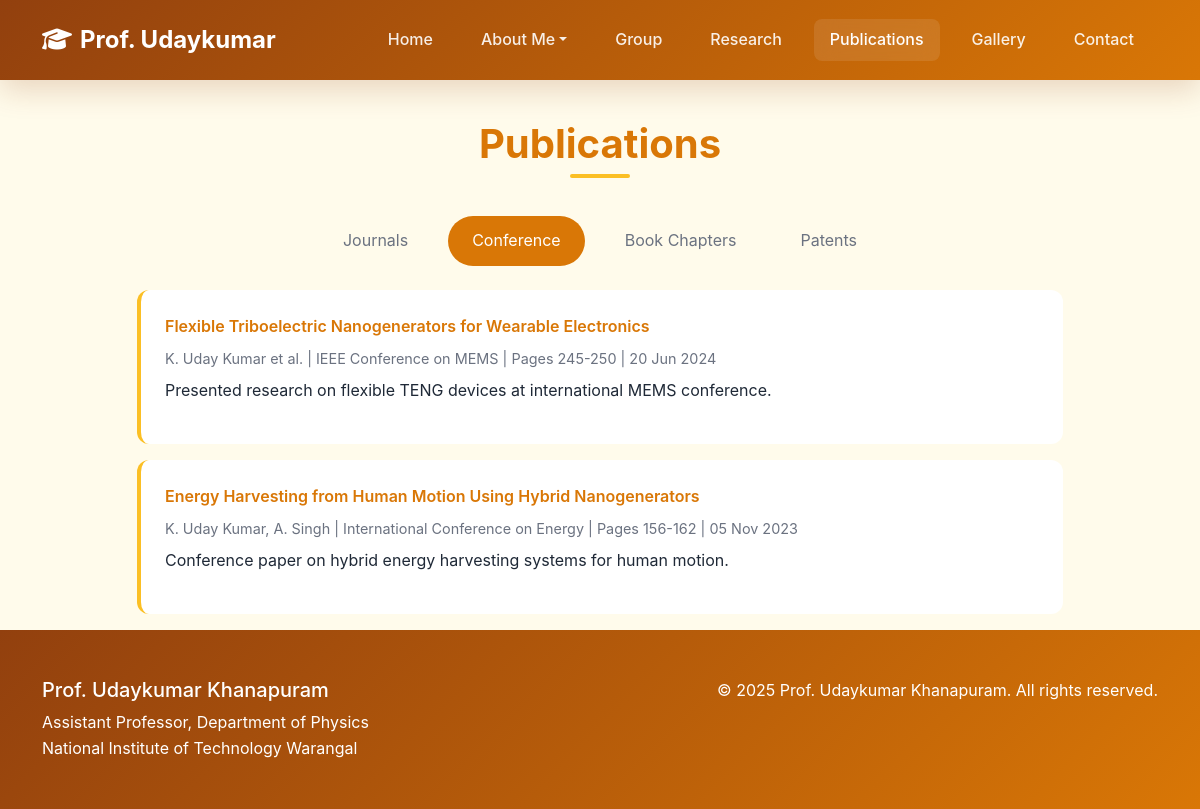
Before: /publications/?category=conference with the older database file.
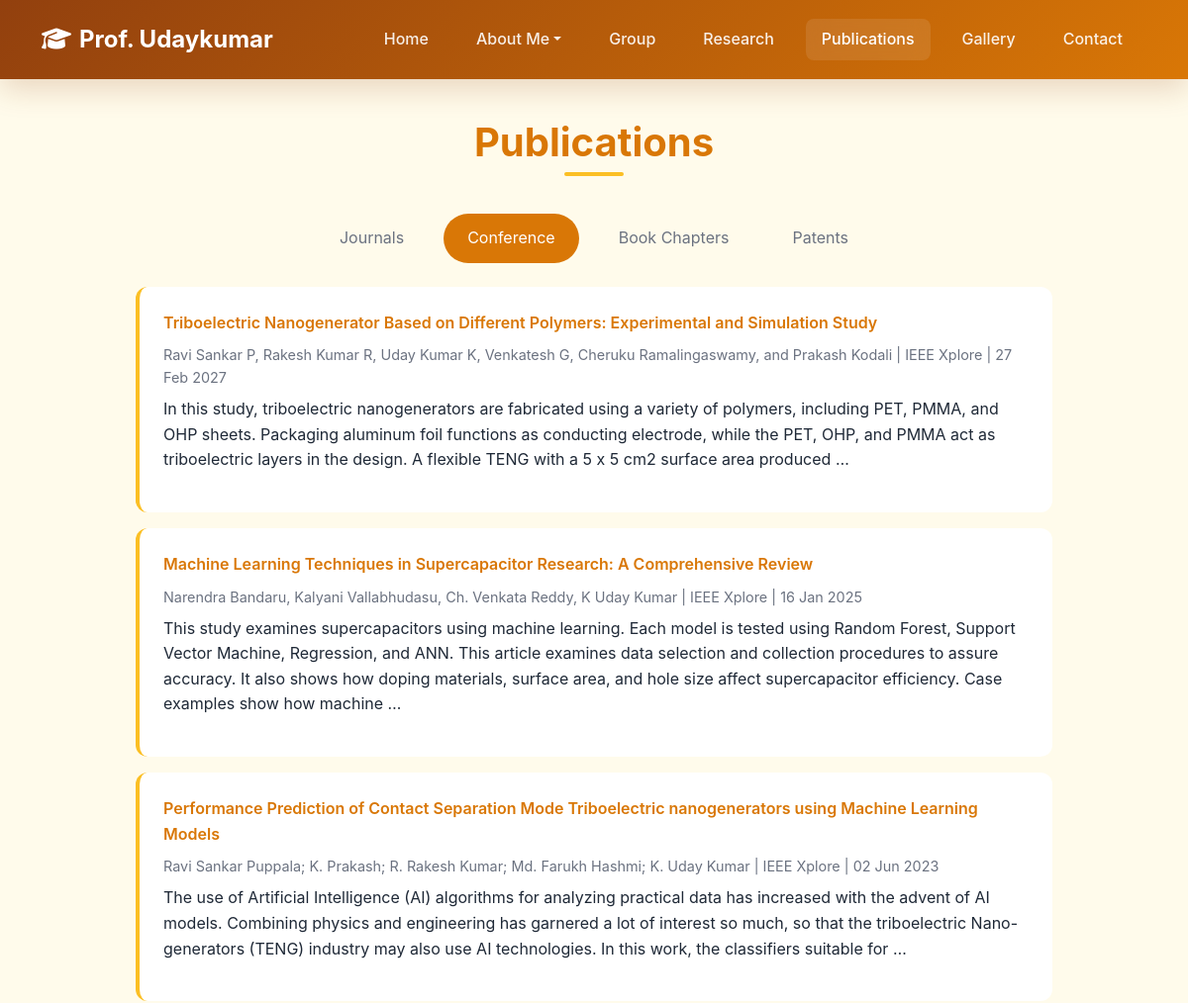
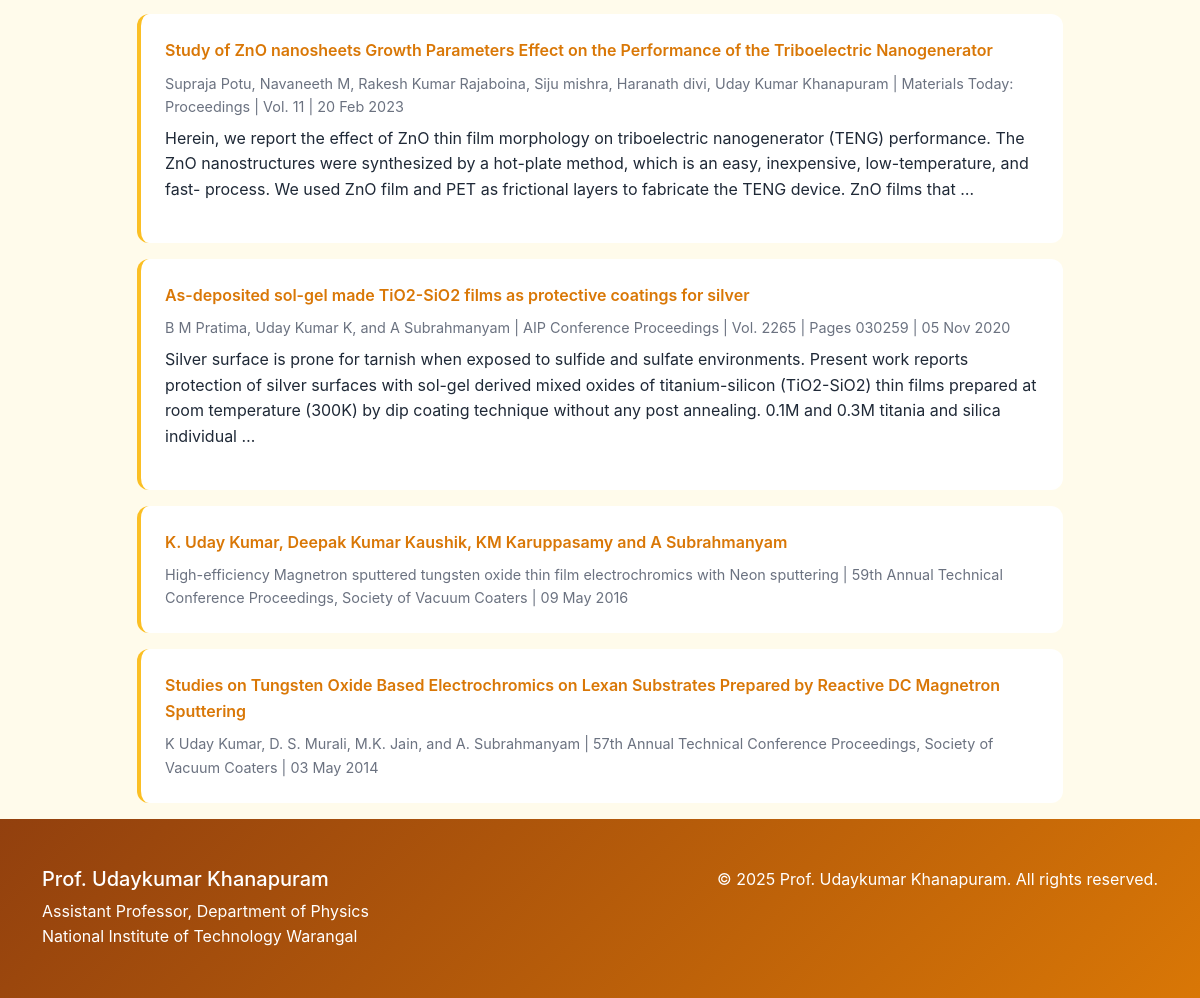
After: the same page with the newer database file (2 pictures, top to bottom).
### website/models.py (models this page shows, shortened)
class Publication(models.Model):
    CATEGORY_CHOICES = [
        ('journals', 'Journals'),
        ('conference', 'Conference'),
        ('book_chapters', 'Book Chapters'),
        ('patents', 'Patents'),
    ]
    title = models.CharField(max_length=500)
    authors = models.TextField()
    journal = models.CharField(max_length=200, blank=True)
    volume = models.CharField(max_length=50, blank=True)
    page_no = models.CharField(max_length=50, blank=True)
    publication_date = models.DateField(help_text="Publication date (Day/Month/Year)")
    description = models.TextField(blank=True)
    url = models.URLField(blank=True)
    publication_link = models.URLField(blank=True, help_text="Direct link to the publication")
    category = models.CharField(max_length=20, choices=CATEGORY_CHOICES, default='journals')
    created_at = models.DateTimeField(auto_now_add=True)
    class Meta:
        ordering = ['-publication_date', '-created_at']

### website/views.py (the view)
# urls.py: path('publications/', views.publications, name='publications'),
def publications(request):
    category = request.GET.get('category', 'journals')
    publications = Publication.objects.filter(category=category)
    categories = Publication.CATEGORY_CHOICES
    context = {
        'publications': publications,
        'categories': categories,
        'current_category': category
    }
    return render(request, 'publications.html', context)

### templates/publications.html (shortened to what this page needs)
{% extends 'base.html' %}
{% load static %}
{% block content %}
<div style="padding-top: 120px;">
    <div class="container">
        <h2 class="section-title">Publications</h2>
        <div class="row mb-4">
            <div class="col-12">
                <ul class="nav nav-pills justify-content-center" id="publicationTabs">
                    {% for category_key, category_name in categories %}
                    <li class="nav-item">
                        <a class="nav-link {% if current_category == category_key %}active{% endif %}"
                           href="?category={{ category_key }}">{{ category_name }}</a>
                    </li>
                    {% endfor %}
                </ul>
            </div>
        </div>
        <div class="row">
            <div class="col-lg-10 mx-auto">
                {% for publication in publications %}
                <div class="publication-item">
                    <div class="publication-title">
                        {% if publication.publication_link %}
                            <a href="{{ publication.publication_link }}" target="_blank" class="publication-link">
                                {{ publication.title }}
                            </a>
                        {% else %}
                            {{ publication.title }}
                        {% endif %}
                    </div>
                    <div class="publication-meta">
                        {{ publication.authors }} | {{ publication.journal }}
                        {% if publication.volume %} | Vol. {{ publication.volume }}{% endif %}
                        {% if publication.page_no %} | Pages {{ publication.page_no }}{% endif %}
                        | {{ publication.publication_date|date:"d M Y" }}
                    </div>
                    {% if publication.description %}
                        <p class="mt-2">{{ publication.description|truncatewords:50 }}</p>
                    {% endif %}
                </div>
                {% empty %}
                {% if current_category == 'journals' %}
                <div class="publication-item">
                    <div class="publication-title">High-performance triboelectric nanogenerator based on 2D materials</div>
                    <div class="publication-meta">K. Uday Kumar et al. | Nature Energy | Vol. 15 | Pages 123-135 | 15 Mar 2024</div>
                    <p class="mt-2">Research on advanced nanogenerator technologies using 2D materials for enhanced energy harvesting.</p>
                </div>
                <div class="publication-item">
                    <div class="publication-title">Piezoelectric nanogenerators for self-powered wireless sensor networks</div>
                    <div class="publication-meta">K. Uday Kumar, P. Sharma, R. Singh | Advanced Materials | Vol. 12 | Pages 45-58 | 10 Sep 2023</div>
                    <p class="mt-2">Development of piezoelectric nanogenerators for autonomous wireless sensor applications.</p>
                </div>
                {% elif current_category == 'conference' %}
                <div class="publication-item">
                    <div class="publication-title">Flexible Triboelectric Nanogenerators for Wearable Electronics</div>
                    <div class="publication-meta">K. Uday Kumar et al. | IEEE Conference on MEMS | Pages 245-250 | 20 Jun 2024</div>
                    <p class="mt-2">Presented research on flexible TENG devices at international MEMS conference.</p>
                </div>
                <div class="publication-item">
                    <div class="publication-title">Energy Harvesting from Human Motion Using Hybrid Nanogenerators</div>
                    <div class="publication-meta">K. Uday Kumar, A. Singh | International Conference on Energy | Pages 156-162 | 05 Nov 2023</div>
                    <p class="mt-2">Conference paper on hybrid energy harvesting systems for human motion.</p>
                </div>
                {% endif %}
                {% endfor %}
            </div>
        </div>
    </div>
</div>
{% endblock %}

### templates/base.html (shortened to what this page needs)
<!DOCTYPE html>
<html lang="en">
<head>
    {% load static %}
    <link href="https://cdnjs.cloudflare.com/ajax/libs/bootstrap/5.3.2/css/bootstrap.min.css" rel="stylesheet">
    <link href="https://cdnjs.cloudflare.com/ajax/libs/font-awesome/6.4.0/css/all.min.css" rel="stylesheet">
    <link href="https://cdnjs.cloudflare.com/ajax/libs/animate.css/4.1.1/animate.min.css" rel="stylesheet">
    <link href="{% static 'css/style.css' %}" rel="stylesheet">
</head>
<body>
    <div class="page-wrapper">
        <nav class="navbar navbar-expand-lg fixed-top">
            <div class="container">
                <a class="navbar-brand" href="{% url 'home' %}">
                    <i class="fas fa-graduation-cap me-2"></i>Prof. Udaykumar
                </a>
                <div class="collapse navbar-collapse" id="navbarNav">
                    <ul class="navbar-nav ms-auto">
                        <li class="nav-item">
                            <a class="nav-link {% if request.resolver_match.url_name == 'home' %}active{% endif %}" href="{% url 'home' %}">Home</a>
                        </li>
                        <li class="nav-item dropdown">
                            <a class="nav-link dropdown-toggle" href="{% url 'about' %}" role="button" data-bs-toggle="dropdown">About Me</a>
                        </li>
                        <li class="nav-item">
                            <a class="nav-link {% if request.resolver_match.url_name == 'group' %}active{% endif %}" href="{% url 'group' %}">Group</a>
                        </li>
                        <li class="nav-item">
                            <a class="nav-link {% if request.resolver_match.url_name == 'research' %}active{% endif %}" href="{% url 'research' %}">Research</a>
                        </li>
                        <li class="nav-item">
                            <a class="nav-link {% if request.resolver_match.url_name == 'publications' %}active{% endif %}" href="{% url 'publications' %}">Publications</a>
                        </li>
                        <li class="nav-item">
                            <a class="nav-link {% if request.resolver_match.url_name == 'gallery' %}active{% endif %}" href="{% url 'gallery' %}">Gallery</a>
                        </li>
                        <li class="nav-item">
                            <a class="nav-link {% if request.resolver_match.url_name == 'contact' %}active{% endif %}" href="{% url 'contact' %}">Contact</a>
                        </li>
                    </ul>
                </div>
            </div>
        </nav>
        <main class="main-content">
            {% block content %}
            {% endblock %}
        </main>
        <footer class="footer mt-auto">
            <div class="container">
                <div class="row">
                    <div class="col-md-6">
                        <h5>Prof. Udaykumar Khanapuram</h5>
                        <p>Assistant Professor, Department of Physics<br>National Institute of Technology Warangal</p>
                    </div>
                    <div class="col-md-6 text-md-end">
                        <p>&copy; 2025 Prof. Udaykumar Khanapuram. All rights reserved.</p>
                    </div>
                </div>
            </div>
        </footer>
    </div>
</body>
</html>

### static/css/style.css (style rules this page uses)
:root { --primary-color: #d97706; --secondary-color: #f59e0b; --accent-color: #fbbf24; --dark-primary: #92400e; --text-dark: #1f2937; --text-light: #6b7280; --bg-light: #fffbeb; --gradient: linear-gradient(135deg, #d97706 0%, #f59e0b 100%); }
* { margin: 0; padding: 0; box-sizing: border-box; }
html, body { height: 100%; }
body { font-family: 'Inter', -apple-system, BlinkMacSystemFont, sans-serif; line-height: 1.6; color: var(--text-dark); background: var(--bg-light); }
.page-wrapper { min-height: 100vh; display: flex; flex-direction: column; }
.main-content { flex: 1; }
.navbar { background: linear-gradient(135deg, #92400e 0%, #d97706 100%) !important; box-shadow: 0 10px 30px rgba(146, 64, 14, 0.2); padding: 1rem 0; transition: all 0.3s ease; }
.navbar-brand { font-weight: 700; font-size: 1.5rem; color: white !important; }
.navbar-nav .nav-link { color: rgba(255, 255, 255, 0.9) !important; font-weight: 500; margin: 0 0.5rem; padding: 0.5rem 1rem !important; border-radius: 8px; transition: all 0.3s ease; }
.navbar-nav .nav-link:hover, .navbar-nav .nav-link.active { color: white !important; background: rgba(255, 255, 255, 0.1); backdrop-filter: blur(10px); }
.section-title { font-size: 2.5rem; font-weight: 700; color: var(--primary-color); margin-bottom: 3rem; text-align: center; position: relative; }
.section-title::after { content: ''; position: absolute; bottom: -10px; left: 50%; transform: translateX(-50%); width: 60px; height: 4px; background: var(--accent-color); border-radius: 2px; }
.publication-item { background: white; border-radius: 12px; padding: 1.5rem; margin-bottom: 1rem; border-left: 4px solid var(--accent-color); transition: all 0.3s ease; }
.publication-title { font-weight: 600; color: var(--primary-color); margin-bottom: 0.5rem; }
.publication-meta { color: var(--text-light); font-size: 0.9rem; }
.footer { background: linear-gradient(135deg, #92400e 0%, #d97706 100%); color: white; padding: 3rem 0 2rem; margin-top: auto; }
.nav-pills .nav-link.active { background-color: var(--primary-color); }

### templates/publications.html (style rules this page uses)
.publication-link { color: var(--primary-color); text-decoration: none; transition: color 0.3s ease; }
.nav-pills .nav-link { color: var(--text-light); margin: 0 0.5rem; padding: 0.75rem 1.5rem; border-radius: 25px; transition: all 0.3s ease; }
.nav-pills .nav-link.active { background-color: var(--primary-color); color: white; }

Changed rows visible on the page:
added Publication: title "Triboelectric Nanogenerator Based on Different Polymers: Experimental and Simulation Study", authors "Ravi Sankar P, Rakesh Kumar R, Uday Kumar K, Venkatesh G, Cheruku Ramalingaswamy, and Prakash Kodali", journal "IEEE Xplore", publication_date "27 Feb 2027", description "In this study, triboelectric nanogenerators are fabricated using a variety of polymers, including PET, PMMA, and OHP sheets. Packaging aluminum foil functions as conducting electrode, while the PET, OHP, and PMMA act as triboelectric layers in the design. A flexible TENG with a 5 x 5 cm2 surface area produced …"
added Publication: title "Machine Learning Techniques in Supercapacitor Research: A Comprehensive Review", authors "Narendra Bandaru, Kalyani Vallabhudasu, Ch. Venkata Reddy, K Uday Kumar", journal "IEEE Xplore", publication_date "16 Jan 2025", description "This study examines supercapacitors using machine learning. Each model is tested using Random Forest, Support Vector Machine, Regression, and ANN. This article examines data selection and collection procedures to assure accuracy. It also shows how doping materials, surface area, and hole size affect supercapacitor efficiency. Case examples show how machine …"
added Publication: title "Performance Prediction of Contact Separation Mode Triboelectric nanogenerators using Machine Learning Models", authors "Ravi Sankar Puppala; K. Prakash; R. Rakesh Kumar; Md. Farukh Hashmi; K. Uday Kumar", journal "IEEE Xplore", publication_date "02 Jun 2023", description "The use of Artificial Intelligence (AI) algorithms for analyzing practical data has increased with the advent of AI models. Combining physics and engineering has garnered a lot of interest so much, so that the triboelectric Nano-generators (TENG) industry may also use AI technologies. In this work, the classifiers suitable for …"
added Publication: title "Study of ZnO nanosheets Growth Parameters Effect on the Performance of the Triboelectric Nanogenerator", authors "Supraja Potu, Navaneeth M, Rakesh Kumar Rajaboina, Siju mishra, Haranath divi, Uday Kumar Khanapuram", journal "Materials Today: Proceedings", volume "11", publication_date "20 Feb 2023", description "Herein, we report the effect of ZnO thin film morphology on triboelectric nanogenerator (TENG) performance. The ZnO nanostructures were synthesized by a hot-plate method, which is an easy, inexpensive, low-temperature, and fast- process. We used ZnO film and PET as frictional layers to fabricate the TENG device. ZnO films that …"
added Publication: title "As-deposited sol-gel made TiO2-SiO2 films as protective coatings for silver", authors "B M Pratima, Uday Kumar K, and A Subrahmanyam", journal "AIP Conference Proceedings", volume "2265", page_no "030259", publication_date "05 Nov 2020", description "Silver surface is prone for tarnish when exposed to sulfide and sulfate environments. Present work reports protection of silver surfaces with sol-gel derived mixed oxides of titanium-silicon (TiO2-SiO2) thin films prepared at room temperature (300K) by dip coating technique without any post annealing. 0.1M and 0.3M titania and silica individual …"
added Publication: title "K. Uday Kumar, Deepak Kumar Kaushik, KM Karuppasamy and A Subrahmanyam", authors "High-efficiency Magnetron sputtered tungsten oxide thin film electrochromics with Neon sputtering", journal "59th Annual Technical Conference Proceedings, Society of Vacuum Coaters", publication_date "09 May 2016"
added Publication: title "Studies on Tungsten Oxide Based Electrochromics on Lexan Substrates Prepared by Reactive DC Magnetron Sputtering", authors "K Uday Kumar, D. S. Murali, M.K. Jain, and A. Subrahmanyam", journal "57th Annual Technical Conference Proceedings, Society of Vacuum Coaters", publication_date "03 May 2014"
Other visible differences:
text no longer shown: "Flexible Triboelectric Nanogenerators for Wearable Electronics K. Uday Kumar et al. | IEEE Conference on MEMS | Pages 245-250 | 20 Jun 2024 Presented research on flexible TENG devices at international MEMS conference. Energy Harvesting from Human Motion Using Hybrid Nanogenerators K. Uday Kumar, A. Singh | International Conference on Energy | Pages 156-162 | 05 Nov 2023 Conference paper on hybrid energy harvesting systems for human motion."
